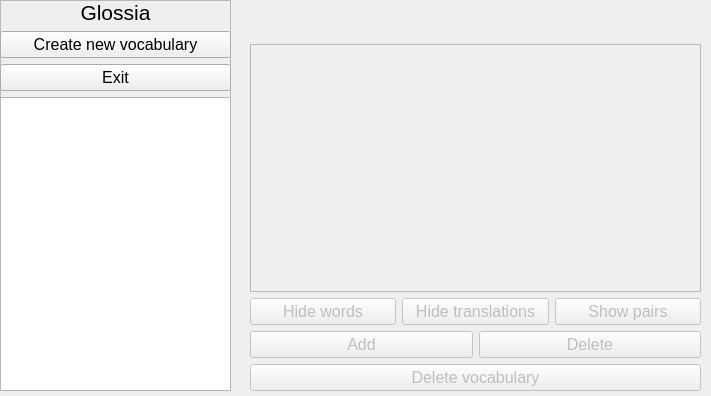
<?xml version="1.0" encoding="UTF-8"?>
<ui version="4.0">
 <class>MainWindow</class>
 <widget class="QMainWindow" name="MainWindow">
  <property name="geometry">
   <rect>
    <x>0</x>
    <y>0</y>
    <width>711</width>
    <height>396</height>
   </rect>
  </property>
  <property name="windowTitle">
   <string>Glossia</string>
  </property>
  <property name="windowIcon">
   <iconset>
    <normaloff>:/icons/icons/app.png</normaloff>:/icons/icons/app.png</iconset>
  </property>
  <widget class="QWidget" name="centralwidget">
   <widget class="QFrame" name="frame">
    <property name="geometry">
     <rect>
      <x>0</x>
      <y>0</y>
      <width>231</width>
      <height>391</height>
     </rect>
    </property>
    <property name="frameShape">
     <enum>QFrame::Shape::StyledPanel</enum>
    </property>
    <property name="frameShadow">
     <enum>QFrame::Shadow::Raised</enum>
    </property>
    <widget class="QWidget" name="verticalLayoutWidget_2">
     <property name="geometry">
      <rect>
       <x>0</x>
       <y>0</y>
       <width>231</width>
       <height>391</height>
      </rect>
     </property>
     <layout class="QVBoxLayout" name="sideBarLayout">
      <item>
       <widget class="QLabel" name="appLabel">
        <property name="font">
         <font>
          <pointsize>16</pointsize>
          <bold>false</bold>
         </font>
        </property>
        <property name="text">
         <string>Glossia</string>
        </property>
        <property name="alignment">
         <set>Qt::AlignmentFlag::AlignCenter</set>
        </property>
       </widget>
      </item>
      <item>
       <widget class="QPushButton" name="createVocabBtn">
        <property name="font">
         <font>
          <pointsize>12</pointsize>
         </font>
        </property>
        <property name="text">
         <string>Create new vocabulary</string>
        </property>
       </widget>
      </item>
      <item>
       <widget class="QPushButton" name="exitBtn">
        <property name="font">
         <font>
          <pointsize>12</pointsize>
         </font>
        </property>
        <property name="text">
         <string>Exit</string>
        </property>
       </widget>
      </item>
      <item>
       <widget class="QListWidget" name="vocabsListWidget">
        <property name="font">
         <font>
          <pointsize>12</pointsize>
         </font>
        </property>
       </widget>
      </item>
     </layout>
    </widget>
   </widget>
   <widget class="QWidget" name="vocabWidget" native="true">
    <property name="enabled">
     <bool>false</bool>
    </property>
    <property name="geometry">
     <rect>
      <x>240</x>
      <y>0</y>
      <width>481</width>
      <height>391</height>
     </rect>
    </property>
    <widget class="QWidget" name="verticalLayoutWidget">
     <property name="geometry">
      <rect>
       <x>10</x>
       <y>10</y>
       <width>451</width>
       <height>381</height>
      </rect>
     </property>
     <layout class="QVBoxLayout" name="vocabEntriesLayout">
      <item>
       <widget class="QLabel" name="vocabNameLabel">
        <property name="font">
         <font>
          <pointsize>18</pointsize>
         </font>
        </property>
        <property name="text">
         <string/>
        </property>
        <property name="alignment">
         <set>Qt::AlignmentFlag::AlignCenter</set>
        </property>
       </widget>
      </item>
      <item>
       <widget class="QListWidget" name="entriesListWidget">
        <property name="font">
         <font>
          <pointsize>16</pointsize>
         </font>
        </property>
       </widget>
      </item>
      <item>
       <layout class="QHBoxLayout" name="horizontalLayout_3">
        <item>
         <widget class="QPushButton" name="hideWordsBtn">
          <property name="font">
           <font>
            <pointsize>12</pointsize>
           </font>
          </property>
          <property name="text">
           <string>Hide words</string>
          </property>
         </widget>
        </item>
        <item>
         <widget class="QPushButton" name="hideTranslationsBtn">
          <property name="font">
           <font>
            <pointsize>12</pointsize>
           </font>
          </property>
          <property name="text">
           <string>Hide translations</string>
          </property>
         </widget>
        </item>
        <item>
         <widget class="QPushButton" name="showPairsBtn">
          <property name="font">
           <font>
            <pointsize>12</pointsize>
           </font>
          </property>
          <property name="text">
           <string>Show pairs</string>
          </property>
         </widget>
        </item>
       </layout>
      </item>
      <item>
       <layout class="QHBoxLayout" name="horizontalLayout">
        <item>
         <widget class="QPushButton" name="addRowBtn">
          <property name="font">
           <font>
            <pointsize>12</pointsize>
           </font>
          </property>
          <property name="text">
           <string>Add</string>
          </property>
         </widget>
        </item>
        <item>
         <widget class="QPushButton" name="deleteRowBtn">
          <property name="font">
           <font>
            <pointsize>12</pointsize>
           </font>
          </property>
          <property name="text">
           <string>Delete</string>
          </property>
         </widget>
        </item>
       </layout>
      </item>
      <item>
       <layout class="QHBoxLayout" name="horizontalLayout_2">
        <item>
         <widget class="QPushButton" name="deleteVocabBtn">
          <property name="font">
           <font>
            <pointsize>12</pointsize>
           </font>
          </property>
          <property name="text">
           <string>Delete vocabulary</string>
          </property>
         </widget>
        </item>
       </layout>
      </item>
     </layout>
    </widget>
   </widget>
  </widget>
 </widget>
 <resources>
  <include location="resources/resources.qrc"/>
 </resources>
 <connections/>
</ui>
